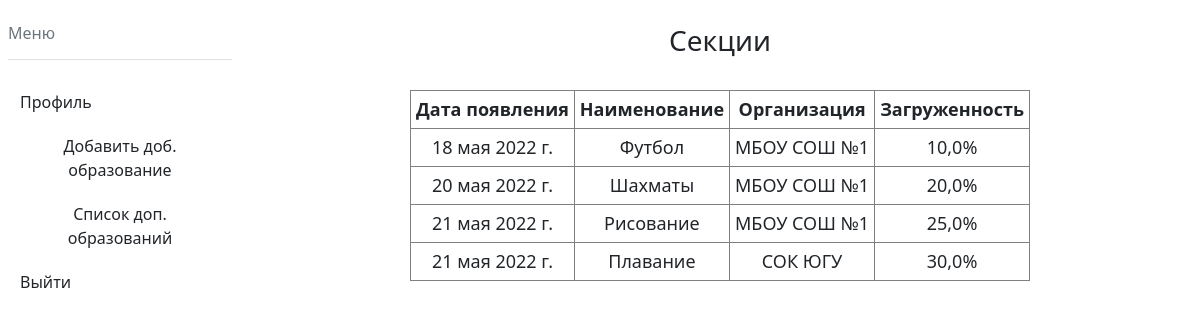
The app's page /sections/ (signed in), older data.
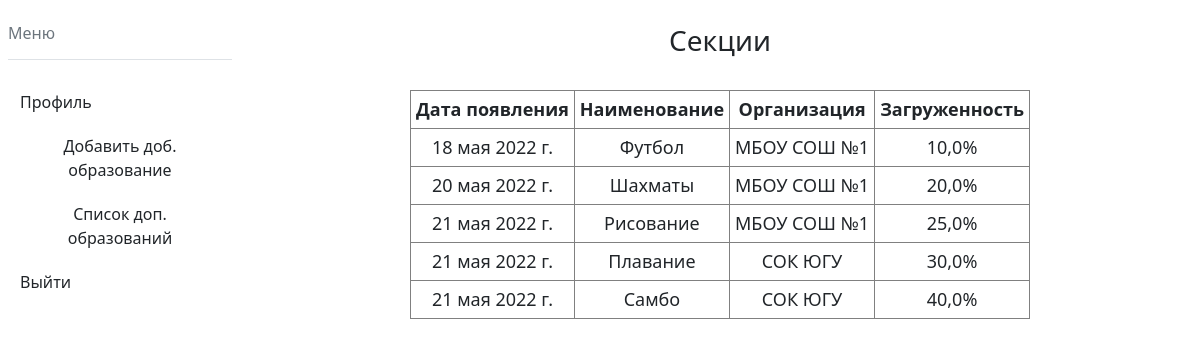
The same page, newer data.
### mainapp/models.py (models this page shows, shortened)
class Section(models.Model):
    title = models.CharField(max_length=150, help_text='Введите название секции', verbose_name='Секция', null=False)
    organization = models.ForeignKey('Organization', on_delete=models.CASCADE, help_text='Выберите организацию', verbose_name='Организация', null=False)
    date = models.DateField(help_text='Введите дату начала', verbose_name='Дата', auto_now_add=True)
    coach = models.CharField(max_length=150, help_text='Введите главного тренера секции', verbose_name='Тренер', null=True, blank=True)
    load = models.FloatField(default=10, help_text='Введите нагруженность секции', verbose_name="Нагруженность секции")

class Organization(models.Model):
    title = models.CharField(max_length=150, help_text='Введите название организации доп. образования', verbose_name='Организация', null=False)
    director = models.CharField(max_length=150, help_text='Введите директора организации', verbose_name='Директор', null = True, blank=True)

### mainapp/views.py (the view)
# urls.py: path('sections/', views.sections, name='sections'),
def sections(request):
    if request.user.is_authenticated:
        sections = Section.objects.all()
        return render(request, 'mainapp/sections.html', {'sections': sections})
    else:
        return HttpResponseRedirect('/login')

### templates/mainapp/sections.html (shortened to what this page needs)
<!DOCTYPE html>
<html lang="en">
{% load static %}
<head>
    <link href= '{% static "css/parent_profile.css" %}' rel="stylesheet" >
    <link rel="stylesheet" href="https://cdn.jsdelivr.net/npm/bootstrap@5.1.3/dist/css/bootstrap.min.css">
</head>
<body>
<div class="b-left">
    <aside class="bd-aside sticky-xl-top text-muted align-self-start mb-3 mb-xl-5 px-2">
  <h2 class="h6 pt-4 pb-3 mb-4 border-bottom">Меню</h2>
  <nav class="small" id="toc">
    <ul class="list-unstyled">
      <li class="my-2">
          <a href="/" class="btn d-inline-flex align-items-center collapsed border-0" data-bs-toggle="collapse" aria-expanded="false" data-bs-target="#contents-collapse" aria-controls="contents-collapse">Профиль</a>
      </li>
      <li class="my-2">
        <a href="/add_section_child" class="btn d-inline-flex align-items-center collapsed border-0" data-bs-toggle="collapse" aria-expanded="false" data-bs-target="#contents-collapse" aria-controls="contents-collapse">Добавить доб. образование</a>
      </li>
        <li class="my-2">
        <a href="/sections" class="btn d-inline-flex align-items-center collapsed border-0" data-bs-toggle="collapse" aria-expanded="false" data-bs-target="#contents-collapse" aria-controls="contents-collapse">Список доп. образований</a>
      </li>
      <li class="my-2">
        <a href="/logout" class="btn d-inline-flex align-items-center collapsed border-0" data-bs-toggle="collapse" aria-expanded="false" data-bs-target="#contents-collapse" aria-controls="contents-collapse">Выйти</a>
      </li>
    </ul>
  </nav>
</aside>
</div>
<div class="b-right">
    <br>
    <h3 style="display: flex; justify-content: center; align-items: center;">Секции</h3>
    <br>
    <table>
        <tr><th>Дата появления</th><th>Наименование</th><th>Организация</th><th>Загруженность</th></tr>
        {% for section in sections %}
            <tr>
                <td>{{section.date}}</td>
                <td>{{section.title}}</td>
                <td>{{section.organization.title}}</td>
                <td>{{section.load}}%</td>
            </tr>
        {% endfor %}
    </table>
</div>
</body>
</html>

Row changes from the older to the newer data that the page shows:
added Section: date "21 мая 2022 г.", title "Самбо", organization "СОК ЮГУ", load "40,0"
